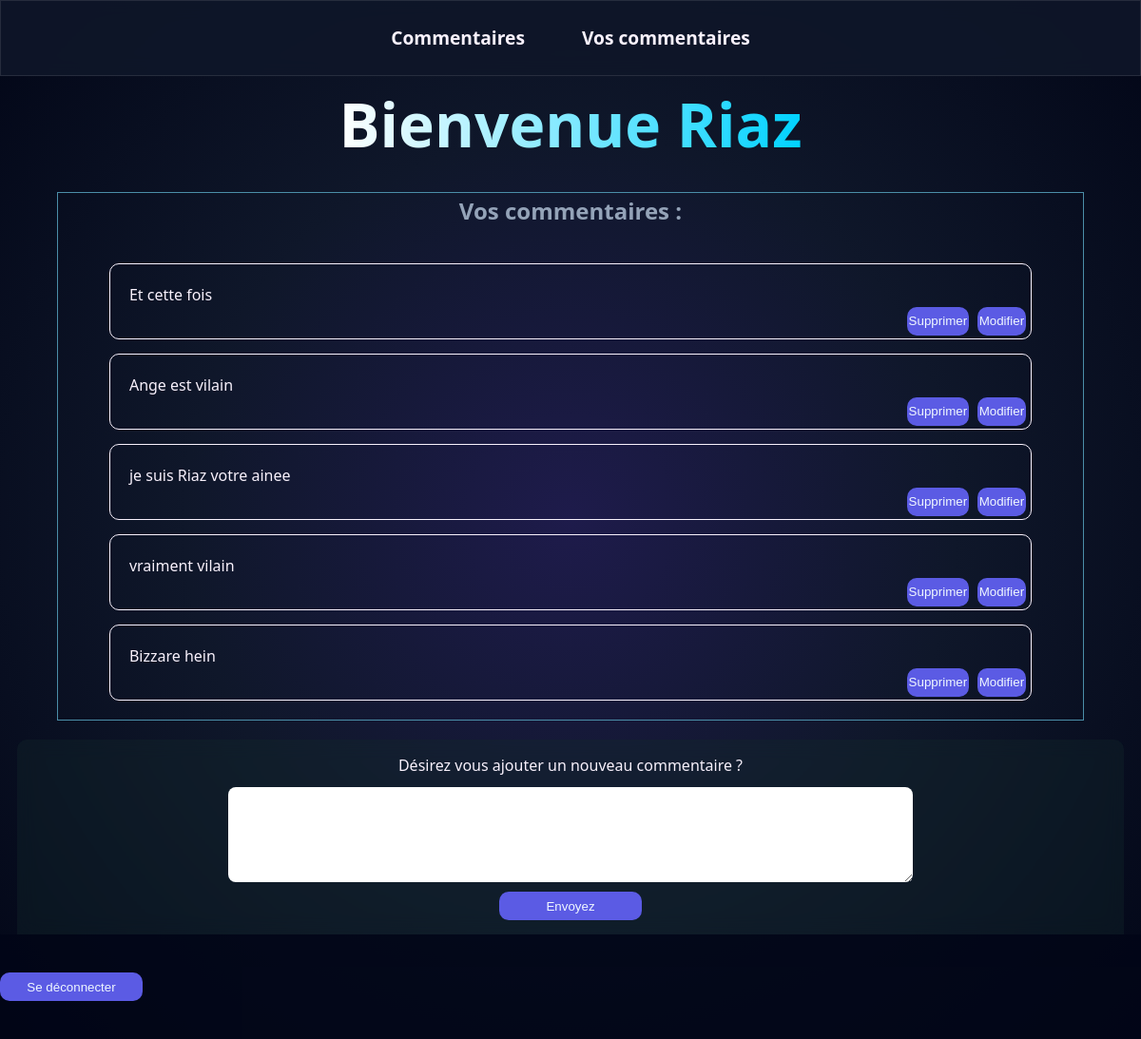
Screenshot of /espace.php (signed in) with the database file from the repository.
### tables this page shows
CREATE TABLE IF NOT EXISTS `comments` (
  `comments_id` int NOT NULL AUTO_INCREMENT,
  `comments_users` int NOT NULL,
  `contents` text NOT NULL,
  PRIMARY KEY (`comments_id`)
);

### espace.php (the view, shortened to what this page needs)
<?php
try{
$connexion=new PDO("mysql:host=localhost;dbname=comments_gestion;charset=utf8",'root','');
$connexion->setAttribute(PDO::ATTR_ERRMODE,PDO::ERRMODE_EXCEPTION);
}catch(Exception $e){
die("Erreur ".$e->getMessage());
}
?>
<!DOCTYPE html>
<html lang="en">
<head>
    <link rel="stylesheet" href="style_folder/style.css">
    <link rel="stylesheet" href="style_folder/style_espace.css">
</head>
<body>
        <div class="fond_arriere"><div class="f_av"></div></div>
        <div class="logo_containner"><img src="image/logo-red.png" alt="" width="50%"></div>
         <header>
             <nav class="nav_bar">
                <ul class="nav_link">
                    <li class="liste"><a href="sms.php" target="_blank">Commentaires</a></li>
                    <li class="liste"><a href="espace.php" target="_blank">Vos commentaires</a></li>
                </ul>
             </nav>
         </header>
         <main>
            <section>
                <h1> Bienvenue <?php echo $_SESSION['donne']['nameUser'];?></h1>
                <div id="div_1">
                    <h2>Vos commentaires :</h2>
                    <?php
                        $query=$connexion->prepare("SELECT * FROM comments WHERE comments_users =?");
                        $query->execute([$_SESSION['donne']['userId']]);
                        $my_comments=$query->fetchAll();
                        for($i=0;$i<count($my_comments);$i++):?>
                        <div id="div_2">
                         <?php echo htmlspecialchars($my_comments[$i]['contents']); ?>
                          <button class="update" data-msg="<?php echo htmlspecialchars($my_comments[$i]['contents'])?>" data-cmt_id="<?php echo htmlspecialchars($my_comments[$i]['comments_id'])?>">Modifier</button>
                          <button class="delete" data-cmt_id="<?php echo htmlspecialchars($my_comments[$i]['comments_id'])?>">Supprimer</button>
                        </div>
                       <?php endfor?>
                </div>
                <div id="div_comments">
                    <form action="" method="post" >
                       <label for="comments_add">Désirez vous ajouter un nouveau commentaire ?</label>
                       <textarea name="new_comments" id="new_com" required ></textarea>
                       <button type="submit"id="btn_env" disabled>Envoyez</button>
                    </form>
                </div>
            </section>
         </main>
        <?php include( __DIR__."/footer.inc.php") ?>
</body>
</html>

### style_folder/style.css (style rules this page uses)
:root { --couleur-sombre:#020617; --couleur-texte-clair:#f8f1fc; --color-accent:#00d2ff; --color-glow:rgba(0,210,255,0.4); --glass-bg:rgba(0,15,23,42,0.8); }
* { margin: 0; padding: 0; box-sizing: border-box; }
body { position:relative; font-family: "Segoe UI"; color: var(--couleur-texte-clair); min-height: 100vh; line-height: 1.6; overflow-x: hidden; }
.fond_arriere { position: fixed; top: 0; left: 0; width: 100%; min-height: 100%; z-index: -10; opacity: 1; background: radial-gradient(circle at center, #1e1b4b 0%, #0f172a 50%,#020617 100%); }
header { width: 100%; height: 80px; display: flex; justify-content: center; position: sticky; top:0; z-index: 100; }
.nav_bar { width: 100%; background: rgba(15,23,42,0.9); backdrop-filter: blur(10px); border: 1px solid rgba(255,255,255,0.1); display: flex; justify-content: center; }
.nav_link { width: 90%; display: flex; align-items: center; justify-content: center; gap:60px; list-style: none; }
.nav_link a { color: var(--couleur-texte-clair); font-weight: 600; font-size: 1.2rem; text-decoration: none; position: relative; transition: color 0.3s ease; }
.nav_link a::after { content: ""; position: absolute; bottom: -5px; left: 0; transform: scaleX(0); height: 2px; width: 100%; background: var(--color-accent); box-shadow: 0 0 10px var(--color-accent); transition: transform 0.3s ease; }
h1 { font-size: 4rem; background: linear-gradient(to right, #fff, var(--color-accent)); -webkit-background-clip: text; -webkit-text-fill-color:transparent; margin-bottom: 20px; }
h2 { font-size: 1.5rem; color: #94a3b8; margin-bottom: 20px; }

### style_folder/style_espace.css (style rules this page uses)
section { display: flex; justify-content: center; align-items: center; flex-direction: column; }
#div_1 { width: 90%; padding-bottom: 20px; border: 1px solid rgb(75, 142, 168); display: flex; flex-direction: column; justify-content: center; align-items: center; gap: 15px; }
#div_2 { position: relative; border: 1px solid ; min-height: 80px; width: 90%; padding: 20px; border-radius: 10px; position:relative; }
#div_comments { display: flex; justify-content: center; align-items: center; backdrop-filter:blur(10px); -webkit-backdrop-filter:blur(10px); background-color: rgba(20, 42, 46, 0.363) ; position: sticky; bottom: -50px; border: 1px; border-top-left-radius: 10px; border-top-right-radius: 10px; width: 97vw; margin-top: 20px; padding: 15px; }
#div_comments form { display: flex; flex-direction: column; align-items: center; gap: 10px; }
#new_com { width: 60vw; min-height: 100px; border: 1px solid rgb(60, 173, 248); font-size: 1.2rem; border: none; outline: none; padding: 5px; border-radius: 8px; }
button[type="submit"] { width: 150px; height: 30px; border-radius: 10px; background-color: rgb(91, 91, 228); color: aliceblue; border: none; }
.update,.delete { width: auto; padding: 2px; }
.delete { position: absolute; bottom: 3px; right: 65px; }
.update { position: absolute; bottom: 3px; right: 5px; }
.delete,.update { width: 150px; height: 30px; border-radius: 10px; background-color: rgb(91, 91, 228); color: aliceblue; border: none; }

### rows the page displays
comments: contents "Et cette fois"
comments: contents "Ange est vilain"
comments: contents "je suis Riaz votre ainee"
comments: contents "vraiment vilain"
comments: contents "Bizzare hein"

### other values shown
$_SESSION['donne']['nameUser'] "Riaz"
